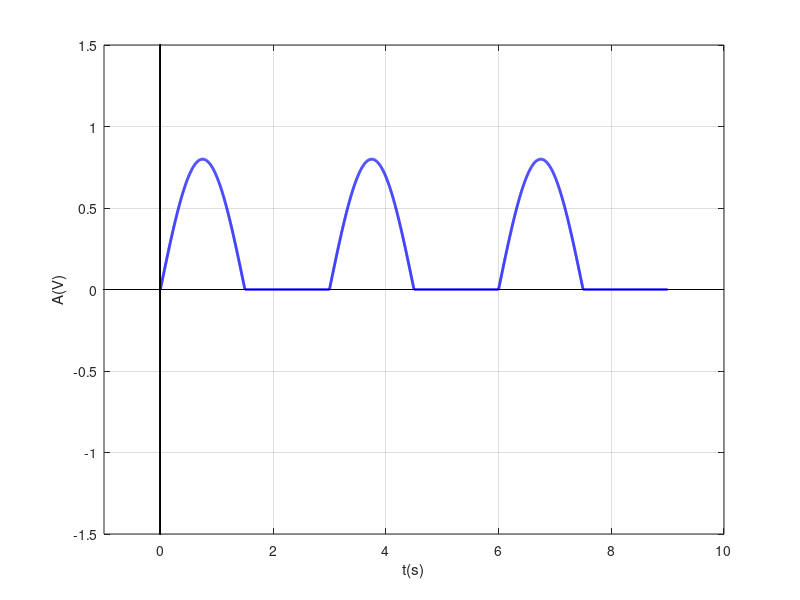

Write the MATLAB code that produced this figure.
% rezolutie temporara de 2ms
% semnal sinusoidal redresat de mono alternanta
% lucram pe un timp de 9s, pt a ilustra 3 perioade de 3s

A = 0.8;
T = 3;
t = 0 : 0.002 : 9;
x = zeros(length(t));

% pt valorile pozitive ale semnalului s-a pastrat ordonata respectiva,
% iar pentru valorile negative ordonata punctelor a fost setata pe 0,
% pentru a reprezenta corect monoalternanta

x(1 : 750) = A * sin(t(1 : 750) * 2 * pi / T);
x(751 : 1500) = 0;

x(1501 : 2250) =  A * sin(t(1501 : 2250) * 2 * pi / T);
x(2251 : 3000) = 0;

x(3001 : 3750) =  A * sin(t(3001 : 3750) * 2 * pi / T);
x(3751 : 4500) = 0;

% variabile utilizate pentru evidentierea axei x
xaxis_1 = -2 : 0.2 : 10;
xaxis_2 = zeros(length(xaxis_1));

% variabile utilizate pentru evidentierea axei y
yaxis_1 = -2 : 0.2 : 2;
yaxis_2 = zeros(length(yaxis_1));

figure(1);
title('Semnal sinusoidal redresat de mono alternanta, subpunctul 1, 2ms');
plot(t(1:4500), x(1:4500), '-b', 'LineWidth', 2.0);
hold on;
plot(xaxis_1, xaxis_2, '-k', 'LineWidth', 0.5);
plot(yaxis_2, yaxis_1, '-k', 'LineWidth', 0.5);
xlabel('t(s)');
ylabel('A(V)');
axis([-1 10 -1.5 1.5]);
grid;

